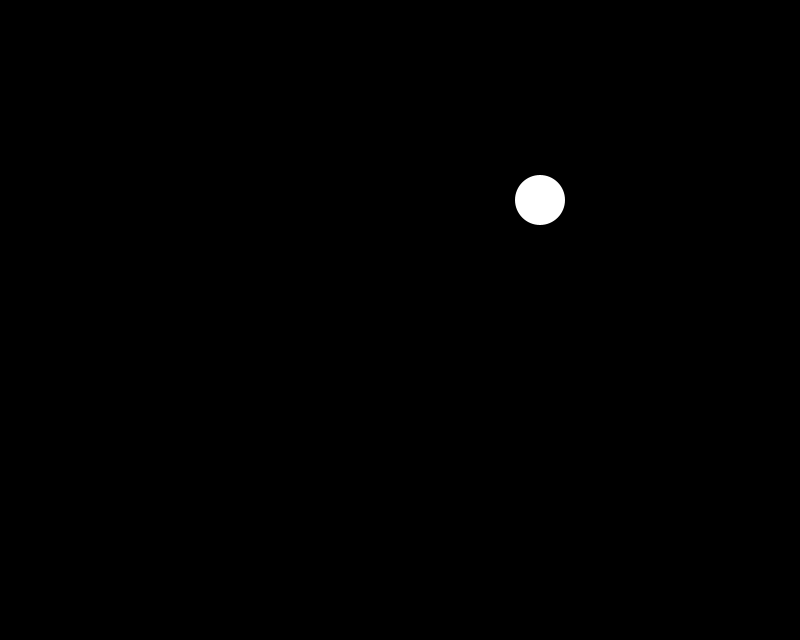
Frame 1 (no input)
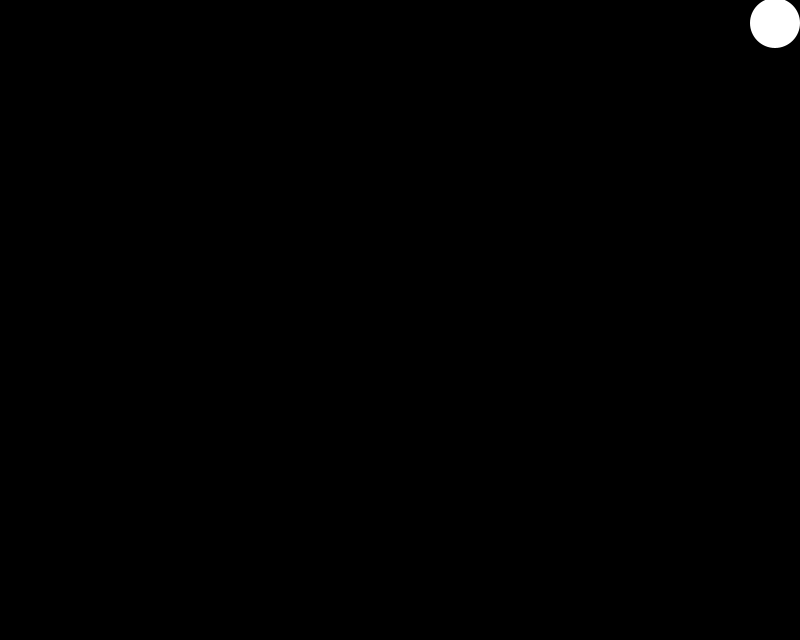
Frame 60 (the mouse pressed at the canvas centre just before this capture)
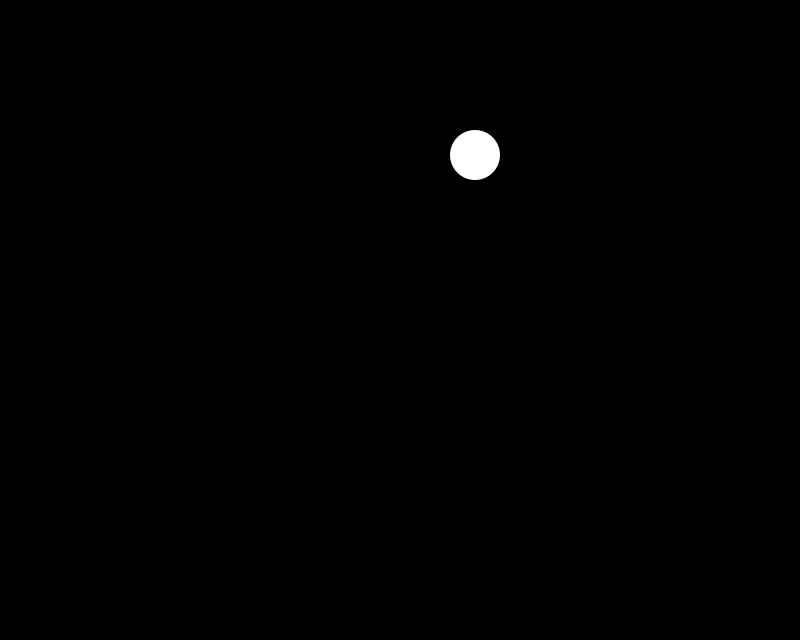
Frame 120 (the mouse held since frame 60 and released just before this capture)

The Processing sketch that drew these frames (run headless with seeded random() and noise(); from frame 60 on, the mouse is pressed at the canvas centre):

// Processing sketch: mouseEllipse_test
// ── mouseEllipse_test.pde
int r = 50; //ボールの半径
int t = 5; //変位の基本定数
int tx = 0; //ボールのx変位
int ty = 0; //ボールのy変位
int x = 0; //ボールのx座標
int y = 0; //ボールのy座標

boolean trigger = false; //ballActionのモード切り替えスイッチ

void setup() {
  background(0);
  frameRate(60);
  size(800, 640); //width = 800px, height = 640px;
  
  //ボールの初期座標をセット
  x = round(setValue(r, width)); //返り値を四捨五入.切り上げはceil(value).
  y = round(setValue(r, height)); //返り値を四捨五入.切り捨てはfloor(value).
  
  //ボールの漂う速度をセット
  tx = round(setValue(-t, t));
  ty = round(setValue(-t, t));
  
  println(tx, ty); //デバッグ
}

void draw() {
  if(mousePressed == true && 
     pow((x-mouseX), 2) + pow((y-mouseY), 2) < pow(r, 2)) trigger = true;
  if(mousePressed == false) trigger = false;
  
  ballAction(trigger);
  
  noStroke();
  fill(255);
  ellipse(x, y, r, r);
}

float setValue(int a, int b) {
  float X = 0;
  while(X == 0) X = random(a, b); //0がセットされないように頑張ってくれるはず
  return X;
}

void ballAction(boolean trigger) {
  if(trigger){
    fade(); //残像
    x = mouseX;
    y = mouseY;
  } else {
    background(0); //背景塗りつぶし
    x += tx; //ボールを変位させる
    y += ty;
    //壁にぶつかったら変位を逆転させる
    if(x > width || x < 0) {
      tx = -tx;
    }
    if(y > height || y < 0) {
      ty = -ty;
    }
  }
}

void fade() {
  noStroke();
  fill(0, 55);
  rectMode(CORNER);
  rect(0, 0, width, height);
}

//初期状態の設定
//ボールをフヨつかせる
//つかむ/はなす状態を管理
//掴んでる時に動かせる
//物理演算は現状未設定

//(x+a)^2 + (y+b)^2 = r^2
